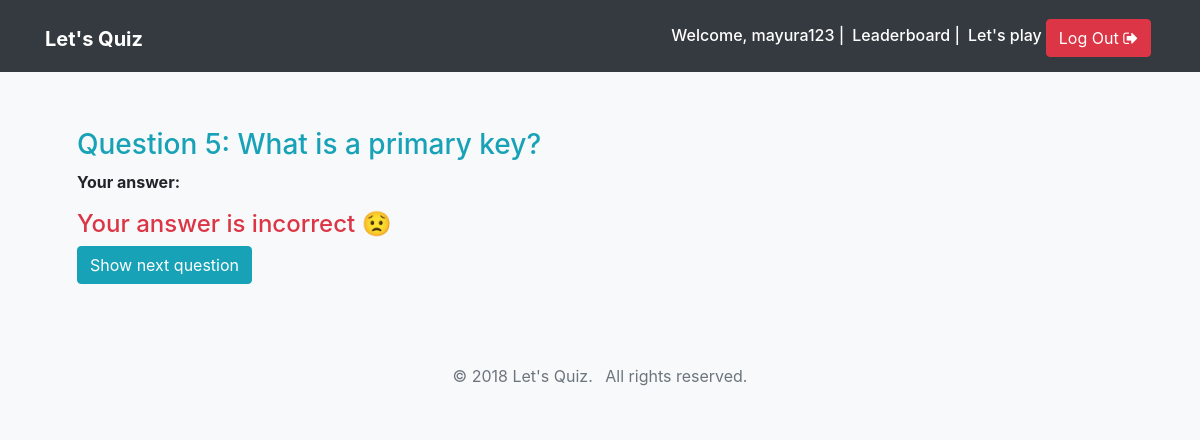
/submission-result/1 (signed in), run on an earlier commit of the app's database.
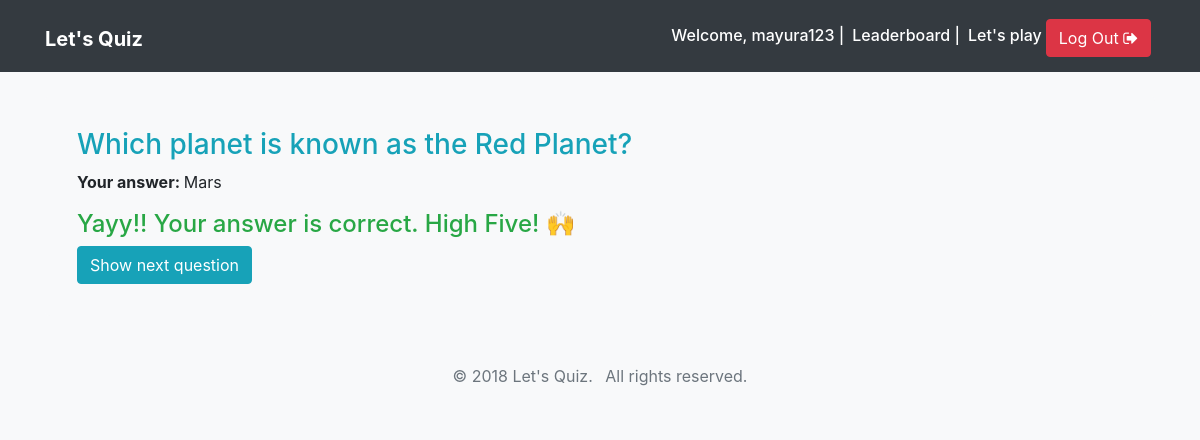
And on a later commit of the database.
### quiz/models.py (models this page shows, shortened)
class TimeStampedModel:
    created = db.Column(db.DateTime, default=datetime.utcnow)
    modified = db.Column(db.DateTime, default=datetime.utcnow, onupdate=datetime.utcnow)

class Question(db.Model, TimeStampedModel):
    __tablename__ = "questions"
    id = db.Column(db.Integer, primary_key=True)
    html = db.Column(db.Text, nullable=False)
    is_published = db.Column(db.Boolean, default=False)
    maximum_marks = db.Column(db.Float, default=4.0)
    choices = db.relationship("Choice", backref="question", lazy=True)

class Choice(db.Model, TimeStampedModel):
    __tablename__ = "choices"
    id = db.Column(db.Integer, primary_key=True)
    question_id = db.Column(db.Integer, db.ForeignKey("questions.id"), nullable=False)
    is_correct = db.Column(db.Boolean, default=False)
    html = db.Column(db.Text)

### quiz/routes.py (the view)
@quiz_blueprint.route("/submission-result/<int:attempted_question_pk>")
@login_required
def submission_result(attempted_question_pk):
    attempted_question = AttemptedQuestion.query.get_or_404(attempted_question_pk)
    return render_template(
        "quiz/submission_result.html", attempted_question=attempted_question
    )

### app.py (called while the page is built)
@login_manager.user_loader
def load_user(user_id):
    return User.query.get(int(user_id))

### templates/quiz/submission_result.html (shortened to what this page needs)
{% extends 'base.html' %}  {% block content %}
<div class="container">
  <div class="jumbotron my-4">
    <h3 class="text-info">{{ attempted_question.question.html|safe }}</h3>
    <p>
      <strong>Your answer: </strong>
      {{ attempted_question.selected_choice.html|safe }}
    </p>
    {% if attempted_question.selected_choice.is_correct %}
    <h4 class="text-success">Yayy!! Your answer is correct. High Five! 🙌</h4>
    {% else %}
    <h4 class="text-danger">Your answer is incorrect 😟</h4>
    {% endif %}
    <a class="btn btn-info" href="{{ url_for('quiz.play') }}"
      >Show next question</a
    >
  </div>
</div>
{% endblock %}

What changed in the data, as far as the page shows it:
no longer on this page (row edited): Question: question.html "Question 5: What is a primary key?"
now on this page (row edited): Question: question.html "Which planet is known as the Red Planet?"
added Choice: selected_choice.html "Mars"
Also different on the page:
text no longer shown: "Your answer is incorrect 😟"
text now shown: "Yayy!! Your answer is correct. High Five! 🙌"
